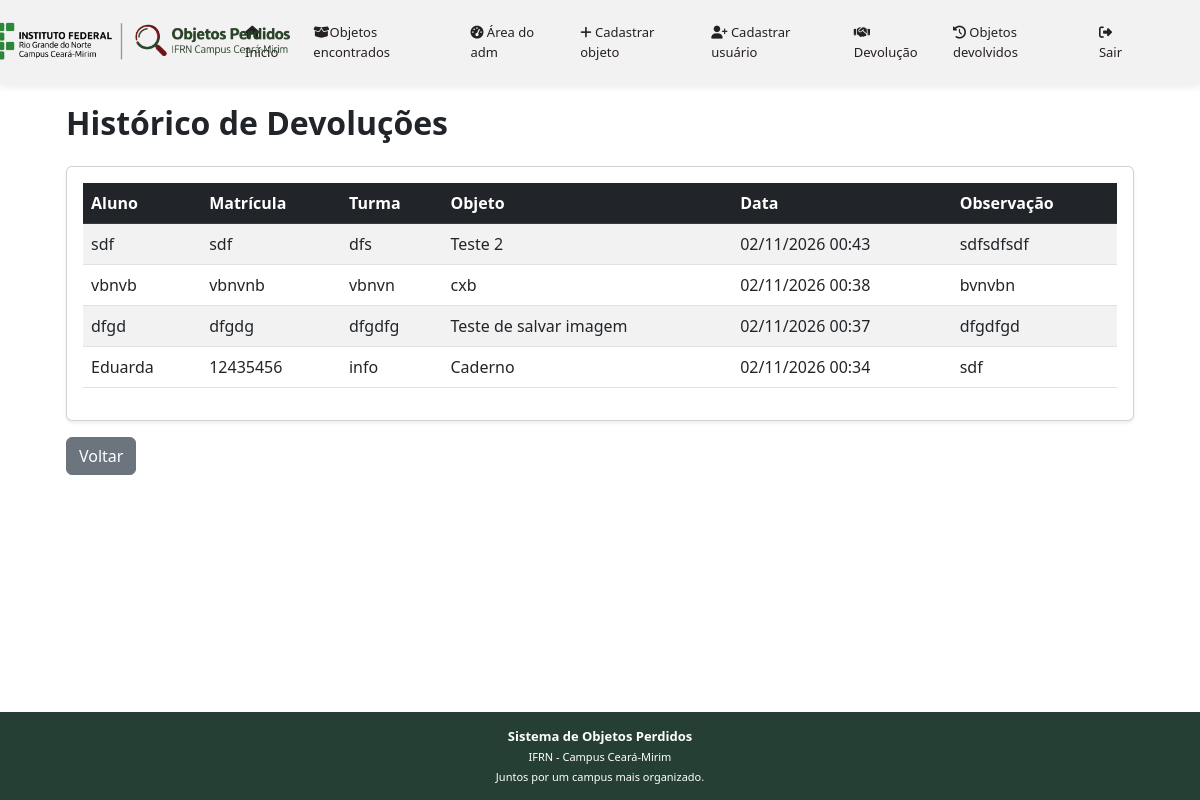
The page /admin/devolucoes (signed in) on the database as committed earlier.
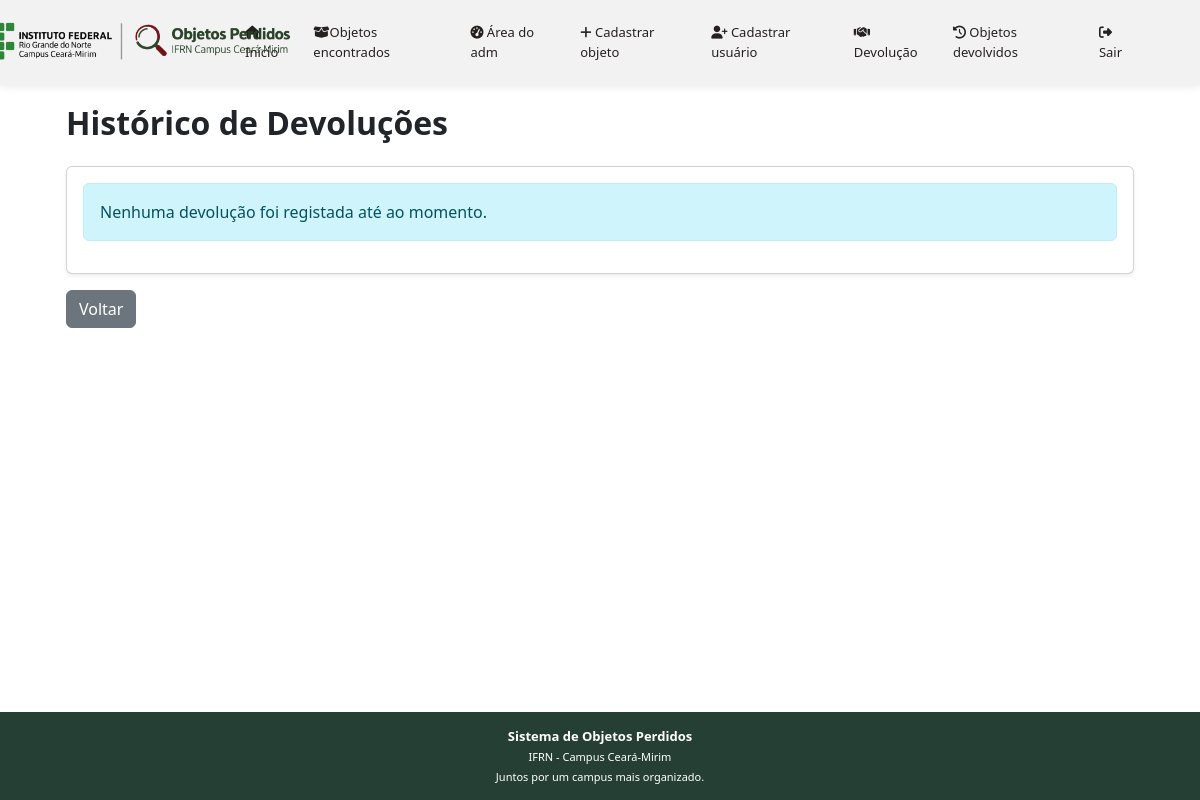
The same page on the database as committed later.
### app/models/devolucao.py (models this page shows, shortened)
class Devolucao(db.Model):
    __tablename__ = 'devolucoes'
    id = db.Column(db.Integer, primary_key=True)
    data_devolucao = db.Column(
        db.DateTime,
        default=datetime.utcnow,
        nullable=False
    )
    objeto_id = db.Column(
        db.Integer,
        db.ForeignKey('objeto.id'),
        nullable=False,
        unique=True
    )
    nome_objeto = db.Column(
        db.String(100),
        nullable=False
    )
    objeto = db.relationship(
        'Objeto',
        back_populates='devolucao'
    )
    nome_aluno = db.Column(
        db.String(100),
        nullable=False
    )
    matricula_aluno = db.Column(
        db.String(20),
        nullable=False
    )
    turma_aluno = db.Column(
        db.String(50),
        nullable=False
    )
    observacao = db.Column(
        db.Text,
        nullable=True
    )

### app/routes.py (the view)
@app.route('/admin/devolucoes')
@login_required
def historico_devolucoes():
    devolucoes = listar_devolucoes()
    return render_template(
        'objeto_devolvidos.html',
        devolucoes=devolucoes
    )

### app/__init__.py (called while the page is built)
@login_manager.user_loader
def load_user(user_id):
    from app.models.usuario import Usuario
    return Usuario.query.get(int(user_id))

### app/services/devolucao_service.py (called while the page is built)
def listar_devolucoes():
    return Devolucao.query.order_by(
        Devolucao.data_devolucao.desc()
    ).all()

### app/templates/objeto_devolvidos.html
{% extends "base.html" %}
{% block content %}
<div class="container py-4">
    <h2 class="fw-bold mb-4">Histórico de Devoluções</h2>
    <div class="card shadow-sm">
        <div class="card-body">
            {% if devolucoes %}
            <div class="table-responsive">
                <table class="table table-hover table-striped align-middle">
                    <thead class="table-dark">
                        <tr>
                            <th>Aluno</th>
                            <th>Matrícula</th>
                            <th>Turma</th>
                            <th>Objeto</th>
                            <th>Data</th>
                            <th>Observação</th>
                        </tr>
                    </thead>
                    <tbody>
                        {% for devolucao in devolucoes %}
                        <tr>
                            <td>{{ devolucao.nome_aluno }}</td>
                            <td>{{ devolucao.matricula_aluno }}</td>
                            <td>{{ devolucao.turma_aluno }}</td>
                            <td>{{ devolucao.nome_objeto }}</td>
                            <td>
                                {{ devolucao.data_devolucao.strftime('%d/%m/%Y %H:%M') }}
                            </td>
                            <td>
                                {{ devolucao.observacao or 'Sem observações' }}
                            </td>
                        </tr>
                        {% endfor %}
                    </tbody>
                </table>
            </div>
            {% else %}
            <div class="alert alert-info">
                Nenhuma devolução foi registada até ao momento.
            </div>
            {% endif %}
        </div>
    </div>
    <a href="{{ url_for('index') }}"
       class="btn btn-secondary mt-3">
        Voltar
    </a>
</div>
{% endblock %}

### app/templates/base.html (shortened to what this page needs)
<!DOCTYPE html>
<html lang="pt-br">
<head>
    <link rel="stylesheet" href="https://cdnjs.cloudflare.com/ajax/libs/font-awesome/6.5.2/css/all.min.css">
    <link href="{{ url_for('static', filename='css/styles.css') }}" rel="stylesheet" />
    <link href="{{ url_for('static', filename='css/style.css') }}" rel="stylesheet" />
</head>
<body id="page-top">
    <nav class="navbar navbar-expand-lg navbar-light fixed-top" id="mainNav">
        <div class="container px-4">
            <a class="navbar-brand" href="{{ url_for('index') }}">
                <img
                    src="{{ url_for('static', filename='img/banner-institucional.png') }}"
                    alt="Sistema de Objetos Perdidos IFRN"
                    class="logo-navbar"
                >
            </a>
            <div class="collapse navbar-collapse" id="navbarResponsive">
                <ul class="navbar-nav ms-auto">
                    <li class="nav-item">
                        <a class="nav-link" href="{{ url_for('index') }}">
                        </a>
                    </li>
                    <li class="nav-item">
                        <a class="nav-link" href="{{ url_for('listar_objetos_cadastrados') }}">
                            <i class="fa-solid fa-box-open"></i>Objetos encontrados
                        </a>
                    </li>
                    {% if current_user.is_authenticated %}
                        <li class="nav-item">
                            <a class="nav-link" href="{{ url_for('dashboard') }}">
                                <i class="fa-solid fa-gauge-high"></i> Área do adm
                            </a>
                        </li>
                        <li class="nav-item">
                            <a class="nav-link" href="{{ url_for('cadastrar_novo_objeto') }}">
                                <i class="fa-solid fa-plus"></i> Cadastrar objeto
                            </a>
                        </li>
                        <li class="nav-item">
                            <a class="nav-link" href="{{ url_for('cadastro') }}">
                                 <i class="fa-solid fa-user-plus"></i> Cadastrar usuário
                            </a>
                        </li>
                        <li class="nav-item">
                            <a class="nav-link" href="{{ url_for('devolucao') }}">
                                <i class="fa-solid fa-handshake"></i> Devolução
                            </a>
                        </li>
                        <li class="nav-item">
                            <a class="nav-link" href="{{ url_for('historico_devolucoes') }}">
                                 <i class="fa-solid fa-clock-rotate-left"></i>  Objetos devolvidos
                            </a>
                        </li>
                        <li class="nav-item">
                            <a class="nav-link" href="{{ url_for('logout') }}">
                                <i class="fa-solid fa-right-from-bracket"></i> Sair
                            </a>
                        </li>
                    {% else %}
                        <li class="nav-item">
                            <a class="nav-link" href="{{ url_for('login') }}">
                                <i class="fa-solid fa-user"></i> Login
                            </a>
                        </li>
                    {% endif %}
                </ul>
            </div>
        </div>
    </nav>
    <main class="conteudo-principal">
        <div class="container px-4">
            {% block content %}
            {% endblock %}
        </div>
    </main>
    <footer class="rodape">
        <p class="frase-rodape">
            Sistema de Objetos Perdidos
        </p>
        <p>
            IFRN - Campus Ceará-Mirim
        </p>
        <p> Juntos por um campus mais organizado.</p>
    </footer>
</body>
</html>

### app/static/css/style.css (style rules this page uses)
:root { --cor-vermelha: #BF212E; --cor-verde: #2B8C3A; --cor-verde-claro: #71A668; --cor-texto: #26201F; --cor-fundo: #F2F2F2; }
#mainNav { background-color: #F2F2F2; box-shadow: 0 2px 8px rgba(0, 0, 0, 0.08); padding: 10px 0; }
.logo-navbar { height: 55px; width: auto; object-fit: contain; max-width: none; object-fit: contain; transform: scale(1.9); }
#mainNav .nav-link { color: #26201F; font-size: 13px; font-weight: 500; padding: 8px 10px; transition: color 0.3s ease; }
html, body { overflow-x: hidden; }
html, body { min-height: 100%; margin: 0; }
body { display: flex; flex-direction: column; min-height: 100vh; }
.conteudo-principal { flex: 1; padding-top: 80px; }
.rodape { width: 100%; flex-shrink: 0; background-color: #263F35; color: #FFFFFF; padding: 12px 15px; margin: 0; text-align: center; box-sizing: border-box; }
.rodape p { margin: 3px 0; font-size: 11px; }
.rodape .frase-rodape { font-size: 13px; font-weight: 600; }

Rows that differ between the two databases and show on the page:
removed Devolucao: nome_aluno "sdf", matricula_aluno "sdf", turma_aluno "dfs", nome_objeto "Teste 2", data_devolucao "02/11/2026 00:43", observacao "sdfsdfsdf"
removed Devolucao: nome_aluno "vbnvb", matricula_aluno "vbnvnb", turma_aluno "vbnvn", nome_objeto "cxb", data_devolucao "02/11/2026 00:38", observacao "bvnvbn"
removed Devolucao: nome_aluno "dfgd", matricula_aluno "dfgdg", turma_aluno "dfgdfg", nome_objeto "Teste de salvar imagem", data_devolucao "02/11/2026 00:37", observacao "dfgdfgd"
removed Devolucao: nome_aluno "Eduarda", matricula_aluno "12435456", turma_aluno "info", nome_objeto "Caderno", data_devolucao "02/11/2026 00:34", observacao "sdf"
Other text that changed with them:
text no longer shown: "Aluno Matrícula Turma Objeto Data Observação"
text now shown: "Nenhuma devolução foi registada até ao momento."
